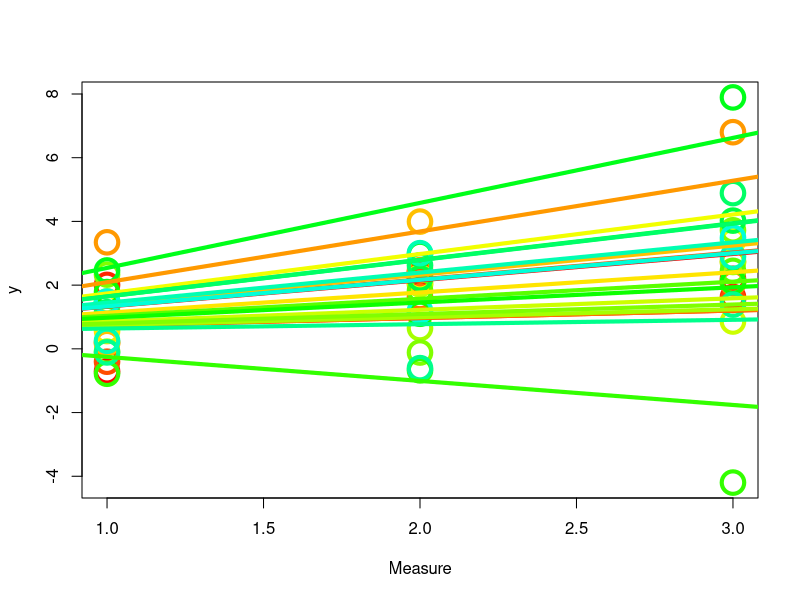

Write R code to recreate this figure.


options(stringAsFactor=FALSE, width=300)

library(lme4)

xbool_save_file <- FALSE


n <- 60

set.seed(777)

xid <- rep( I(1:20), each=3 )

xtxdom <- c(1, 2, 3)
xrepmeas <- rep( xtxdom, 20 )

xmeasureInd <- xtxdom






 #### true standard deviation of random effect
#### try different values
xsigRndEff <- 2/3
indiv_slope <- rep(rnorm(20, 0, xsigRndEff), each=3)

xerrs <- rnorm(n, 0, 1.0)

indiv_intercept <- 0.5 ##### fixed slope

xbeta <- 0.5

y_true <- indiv_intercept + xbeta * xmeasureInd +    indiv_slope * xmeasureInd + xerrs


## xdf <- data.frame("id"=xid, "measure"=xrepmeas, "y"=y_true)
xdf <- data.frame("id"=as.character(xid), "measure"=xrepmeas, "y"=y_true)



xpalette <- rep(rainbow(40)[1:20], each=3)

ydf <- xdf


if(xbool_save_file) {
    png(file.path("~", "Desktop", "randomSlopeDataSim_01.png"), width=1000, height=1000, pointsize=24)
}
plot( ydf[ , "measure"],  ydf[ , "y"], col=xpalette, cex=3, lwd=4, ylab="y", xlab="Measure")
for(i in 1:(nrow(ydf)/3)) {
    abline(a=indiv_intercept, b=indiv_slope[i*3-1] + xbeta, col=xpalette[i*3-1], lwd=4)
    #segments(x0=0, y0=ydf[ i*2-1, "y"], x1=1, y1=ydf[ i*2, "y"], col=xpalette[i*2-1], lwd=4)
}
if(xbool_save_file) { dev.off() }





xlmer <- lmer(y ~ measure + ( measure | id ), data=xdf)
summary(xlmer)
#anova(xlmer)




xlm2 <- lm(y ~ measure, data=xdf)
summary(xlm2)

########### is the random slope model significantly better than using fixed effect only?
########### we're actually testing null that xsigRndEff = 0 (given 'measure')
anova(xlmer, xlm2)


